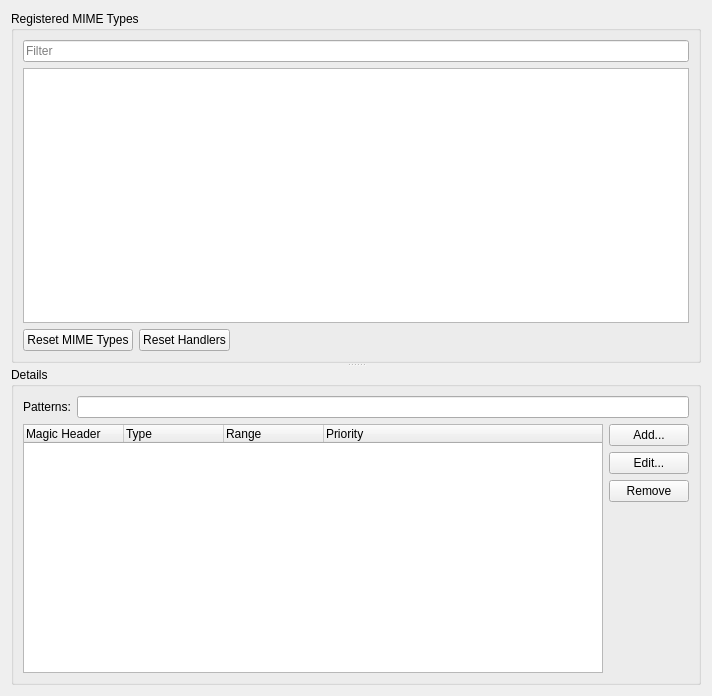
<?xml version="1.0" encoding="UTF-8"?>
<ui version="4.0">
 <class>Core::Internal::MimeTypeSettingsPage</class>
 <widget class="QWidget" name="Core::Internal::MimeTypeSettingsPage">
  <property name="geometry">
   <rect>
    <x>0</x>
    <y>0</y>
    <width>712</width>
    <height>696</height>
   </rect>
  </property>
  <property name="windowTitle">
   <string/>
  </property>
  <layout class="QVBoxLayout" name="verticalLayout_2">
   <item>
    <widget class="QSplitter" name="splitter">
     <property name="orientation">
      <enum>Qt::Vertical</enum>
     </property>
     <property name="childrenCollapsible">
      <bool>false</bool>
     </property>
     <widget class="QGroupBox" name="mimeTypesGroupBox">
      <property name="title">
       <string>Registered MIME Types</string>
      </property>
      <layout class="QGridLayout" name="gridLayout">
       <item row="2" column="2">
        <spacer name="horizontalSpacer">
         <property name="orientation">
          <enum>Qt::Horizontal</enum>
         </property>
         <property name="sizeHint" stdset="0">
          <size>
           <width>476</width>
           <height>20</height>
          </size>
         </property>
        </spacer>
       </item>
       <item row="0" column="0" colspan="3">
        <widget class="QLineEdit" name="filterLineEdit">
         <property name="placeholderText">
          <string>Filter</string>
         </property>
        </widget>
       </item>
       <item row="1" column="0" colspan="3">
        <widget class="QTreeView" name="mimeTypesTreeView">
         <property name="editTriggers">
          <set>QAbstractItemView::DoubleClicked|QAbstractItemView::EditKeyPressed|QAbstractItemView::SelectedClicked</set>
         </property>
         <property name="rootIsDecorated">
          <bool>false</bool>
         </property>
         <property name="uniformRowHeights">
          <bool>true</bool>
         </property>
        </widget>
       </item>
       <item row="2" column="0">
        <widget class="QPushButton" name="resetButton">
         <property name="toolTip">
          <string>Reset all MIME type definitions to their defaults.</string>
         </property>
         <property name="text">
          <string>Reset MIME Types</string>
         </property>
        </widget>
       </item>
       <item row="2" column="1">
        <widget class="QPushButton" name="resetHandlersButton">
         <property name="toolTip">
          <string>Reset the assigned handler for all MIME type definitions to the default.</string>
         </property>
         <property name="text">
          <string>Reset Handlers</string>
         </property>
        </widget>
       </item>
      </layout>
     </widget>
     <widget class="QGroupBox" name="detailsGroupBox">
      <property name="title">
       <string>Details</string>
      </property>
      <layout class="QVBoxLayout" name="verticalLayout_4">
       <item>
        <layout class="QHBoxLayout" name="horizontalLayout">
         <item>
          <widget class="QLabel" name="patternsLabel">
           <property name="text">
            <string>Patterns:</string>
           </property>
          </widget>
         </item>
         <item>
          <widget class="QLineEdit" name="patternsLineEdit">
          <property name="toolTip">
           <string>A semicolon-separated list of wildcarded file names.</string>
          </property>
         </widget>
         </item>
        </layout>
       </item>
       <item>
        <layout class="QHBoxLayout" name="horizontalLayout_2">
         <item>
          <widget class="QTreeWidget" name="magicHeadersTreeWidget">
           <property name="rootIsDecorated">
            <bool>false</bool>
           </property>
           <property name="uniformRowHeights">
            <bool>true</bool>
           </property>
           <property name="columnCount">
            <number>4</number>
           </property>
           <column>
            <property name="text">
             <string notr="true">Magic Header</string>
            </property>
           </column>
           <column>
            <property name="text">
             <string>Type</string>
            </property>
           </column>
           <column>
            <property name="text">
             <string>Range</string>
            </property>
           </column>
           <column>
            <property name="text">
             <string>Priority</string>
            </property>
           </column>
          </widget>
         </item>
         <item>
          <layout class="QVBoxLayout" name="verticalLayout">
           <item>
            <widget class="QPushButton" name="addMagicButton">
             <property name="text">
              <string>Add...</string>
             </property>
            </widget>
           </item>
           <item>
            <widget class="QPushButton" name="editMagicButton">
             <property name="text">
              <string>Edit...</string>
             </property>
            </widget>
           </item>
           <item>
            <widget class="QPushButton" name="removeMagicButton">
             <property name="text">
              <string>Remove</string>
             </property>
            </widget>
           </item>
           <item>
            <spacer name="verticalSpacer_2">
             <property name="orientation">
              <enum>Qt::Vertical</enum>
             </property>
             <property name="sizeHint" stdset="0">
              <size>
               <width>72</width>
               <height>18</height>
              </size>
             </property>
            </spacer>
           </item>
          </layout>
         </item>
        </layout>
       </item>
      </layout>
     </widget>
    </widget>
   </item>
  </layout>
 </widget>
 <tabstops>
  <tabstop>filterLineEdit</tabstop>
  <tabstop>mimeTypesTreeView</tabstop>
  <tabstop>resetButton</tabstop>
  <tabstop>patternsLineEdit</tabstop>
  <tabstop>magicHeadersTreeWidget</tabstop>
  <tabstop>addMagicButton</tabstop>
  <tabstop>editMagicButton</tabstop>
  <tabstop>removeMagicButton</tabstop>
 </tabstops>
 <resources/>
 <connections/>
</ui>
